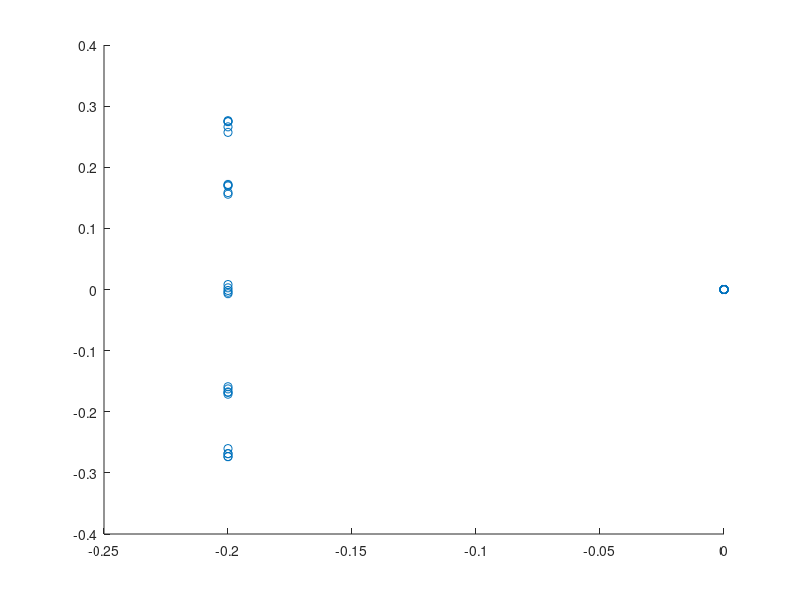

Recreate this plot in MATLAB.
%%%%%%%%%%%%%%%%%%%%%%%%%%%%%%%%%%%%%%%%%%%%%%%%%%%%%%%%%%%%%%
%%%
%%%   Make the Data
%%%
%%%%%%%%%%%%%%%%%%%%%%%%%%%%%%%%%%%%%%%%%%%%%%%%%%%%%%%%%%%%

nrow = 60; dimN = 50;  Nsamples = 50; K = 4; 
patch = 20 * ones(28, 20);
background = zeros(nrow, dimN);
seed = 13579;
BigPrime = (2^31) - 1;

Xmat = zeros(nrow * dimN, Nsamples);

index = 1;

for corner1 = 4:8
     for corner2 = 4:8
         for jj = 1:nrow
            for kk = 1:dimN
                seed = mod(16807 * seed, BigPrime);
                background(jj, kk) = 4 * (seed / BigPrime);
            end
         end

         picture = background; 
         picture([(corner1):(corner1 + 27)],[corner2:corner2 + 19]) = patch;

         Xmat(:,index) = reshape(picture,nrow * dimN,1);
         index = index + 1;
     end
end

for corner1 = 26:30
    for corner2 = 26:30
         for jj = 1:nrow
            for kk = 1:dimN
                seed = mod(16807 * seed, BigPrime);
                background(jj,kk) = 4 * (seed/BigPrime);
            end
         end

        picture = background; 
        picture([(corner1):(corner1 + 27)],[corner2:corner2 + 19]) = patch;

        Xmat(:,index) = reshape(picture,nrow * dimN, 1);
        index = index + 1;
    end
end


%%%%%%%%%%%%%%%%%%%%%%%%%%%%%%%%%%%%%%%%%%%%%%%%%%%%%%%%%%%%%%%%%%%%%
%%%
%%% Step 1 of the Algorithm
%%% Find the distance between each pair of data points x_j and x_k
%%% For each data point, find its K nearest neighbours
%%%
%%%%%%%%%%%%%%%%%%%%%%%%%%%%%%%%%%%%%%%%%%%%%%%%%%%%%%%%%%%%%%%%%%%%%

% instantiate dist matrix
dist = zeros(dimN, dimN);

% iterate over pairs of to avoid a nested for-loop
for idx_pair = nchoosek(1:dimN, 2)'

  a = idx_pair(1);
  b = idx_pair(2);

  % calculate distance via euclidean dist
  dist_i = norm(Xmat(:, b) - Xmat(:, a));

  % Populate the coords for the matrix
  % This creates a symmetric matrix of distances
  % the diagonal is always 0 since the distance between an element and itself is 0.
  dist(a , b) = dist_i;
  dist(b , a) = dist_i;
end

% sort each vector in asc order
[dist_srt, idx] = sort(dist);

%%%
%%% each column stores the K nearest neighbours for that data point
%%%

% ignore first value because its always 0 since it refers
% to the column value
knn = idx(2:K + 1, :);

%%%%%%%%%%%%%%%%%%%%%%%%%%%%%%%%%%%%%%%%%%%%%%%%%%%%%%%
%%%
%%% Step 2 of the Algorithm
%%% Solve for the weights for each data point
%%%
%%%%%%%%%%%%%%%%%%%%%%%%%%%%%%%%%%%%%%%%%%%%%%%%%%%%%%%


weights = [];
for col = 1:dimN
  G = zeros(K, K);
  for coords = [nchoosek(1:K, 2); repmat((1:K)', 1, 2)]'

    r = coords(1);
    c = coords(2);

    g = (Xmat(:, col) - Xmat(:, knn(c, col)))' * (Xmat(:, col) - Xmat(:, knn(r, col)));

    G(r, c) = g;
    G(c, r) = g;
  end

  % Apply regularization to weights to guarantee G is non-singular (and thus invertible)
  weight_i = inv(G + 0.001 * eye(K)) * ones(K, 1);

  % adjust the weights so they sum to one.
  % thus satisifying the constraint that weights must sum to one.
  adj_weight_i = weight_i / sum(weight_i);
  weights = [weights adj_weight_i];
end


%%%%%%%%%%%%%%%%%%%%%%%%%%%%%%%%%%%%%%%%%%%%%%%%%%%%%%%%%%%%%%%%%
%%%
%%%  Step 3 of the Algorithm
%%%  Compute the M matrix, call it M_mat
%%%
%%%%%%%%%%%%%%%%%%%%%%%%%%%%%%%%%%%%%%%%%%%%%%%%%%%%%%%%%%%%%%%%%

ident = eye(dimN);

% get pairs of 1-50 and 1-4
% [1 1; 1 2; 1 3; 1 4; ... 50 1; 50 2; 50 3; 50 4]

weights2 = zeros(dimN:dimN);
Klist = [1:K];
% get all combinations.
for coords = nchoosek([1:dimN, 1:K], 2)'
  r = coords(1);
  c = coords(2);

  % only act on combinations where operating on 1:K
  % Would be better to filter this out upfront
  if ismember(r, Klist)
    weights2(c, knn(r, c)) = weights(r, c);
  endif
end

M_mat = (ident - weights2)' * (ident - weights2);
%%%%%%%%%%%%%%%%%%%%%%%%%%%%%%%%%%%%%%%%%%%%%%%%%%%%
%%%%
%%%% compute the eigenvectors of the matrix M_mat
%%%%
%%%%%%%%%%%%%%%%%%%%%%%%%%%%%%%%%%%%%%%%%%%%%%%%%%%%

[V, D] = eig(M_mat);

d = 2;
%%% if the two smallest eigenvalues are both zero,
%%% then use the eigenvectors in the third and fourth column of matrix V.
if diag(D)(1:d) == [0; 0]
  % interested in the (d + 1)st coordinate so 1 is added
  Y_mat = V(:, (d + 2):(d + d + 1));
else
  Y_mat = V(:, 2:(d + 1));
endif

x_axis = Y_mat(:, 1);

y_axis = Y_mat(:, 2);

scatter(x_axis, y_axis)


%%%%%%%%%%%%%%%%%%%%%%%%%%%%%%%%%%%%%%%%%%%%%%%%%%%%%%%%%%%%%%%%%%%%%%
%%%%
%%%%   Verfiy that the calculation of matrix M_mat is done correctly.
%%%%   NOTE: This part is Optional.  Only do this if you wish to discuss your project in job interviews.
%%%%%%%%%%%%%%%%%%%%%%%%%%%%%%%%%%%%%%%%%%%%%%%%%%%%%%%%%%%%%%%%%%%%%%%

cost1 = 0;
for i = 1:dimN
  for j = 1:dimN
    cost1 = cost1 + M_mat(i,j) * (V(:, i)' * V(:, j));
  end
end

cost2 = 0;
for i = 1:dimN
  innercost = 0;
  for j = 1:dimN
    % Use the sparse weights matrix used to calculate M
    innercost = innercost + weights2(i,j) * V(:, j);
  end
  cost2 = cost2 + ((V(:, i) - innercost) .^ 2);
end

cost2 = sum(cost2)

% round to the nth precision
round2 = @(x, n=0) round (x * 10^n) * 10^(-n)

% trailing digits differ slightly so rounding for equality check
if round2(cost1, 5) == round2(cost2, 5)
  disp("M_mat calculated correctly!")
else
  disp("M_mat values do not match. Check calculations")
endif
